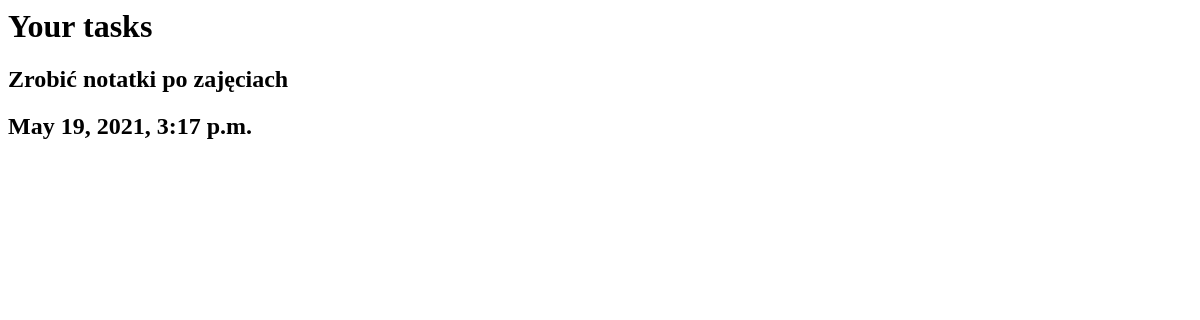
The app's page /tasks (signed in), older data.
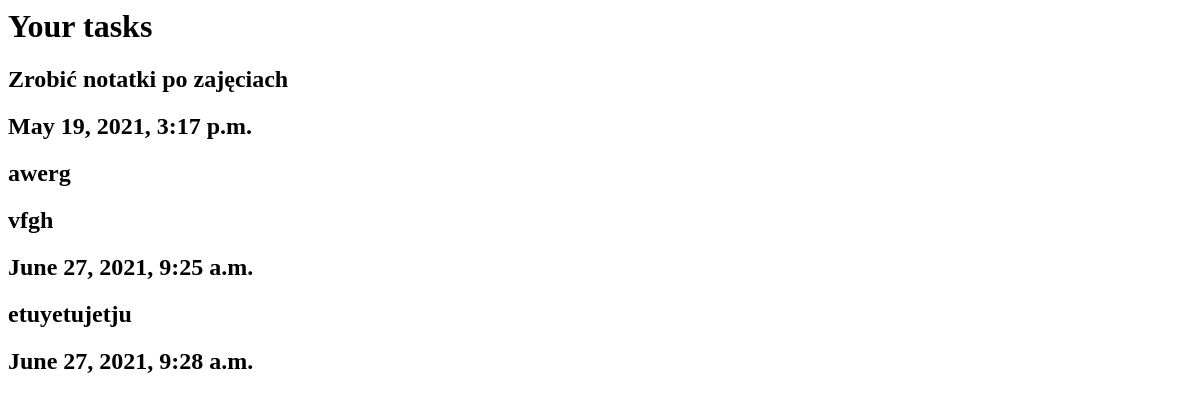
The same page, newer data.
### toDo/models.py (models this page shows, shortened)
class Task(models.Model):
    title = models.CharField(max_length=300)
    description = models.TextField(blank=True)
    importance = models.BooleanField(default=False)
    creation_date = models.DateTimeField(auto_now_add=True)
    completion_date = models.DateTimeField(blank=True, null=True)#większość pól z wyjątkiem charfield i textfield wymagają blank i null = True
    user = models.ForeignKey(User, on_delete=models.CASCADE) #on_delete=models.CASCADE = wpis zniknie, jeśli usuniemy usera

### toDo/views.py (the view)
# urls.py: path('tasks', views.tasks, name="tasks"),
@login_required
def tasks(request):
    tasks = Task.objects.filter(user=request.user) #request.user to jest ten user, aktualnie zalogowany
    return render(request, 'tasks.html', {"tasks": tasks})

### toDo/templates/tasks.html
<h1>Your tasks</h1>
{% for task in tasks %}
<h2>{{task.title}}</h2>
<h2>{{task.description}}</h2>
<h2>{{task.creation_date}}</h2>
{% endfor %}

Row changes from the older to the newer data that the page shows:
added Task: title "awerg", description "vfgh", creation_date "June 27, 2021, 9:25 a.m."
added Task: title "etuyetujetju", creation_date "June 27, 2021, 9:28 a.m."
